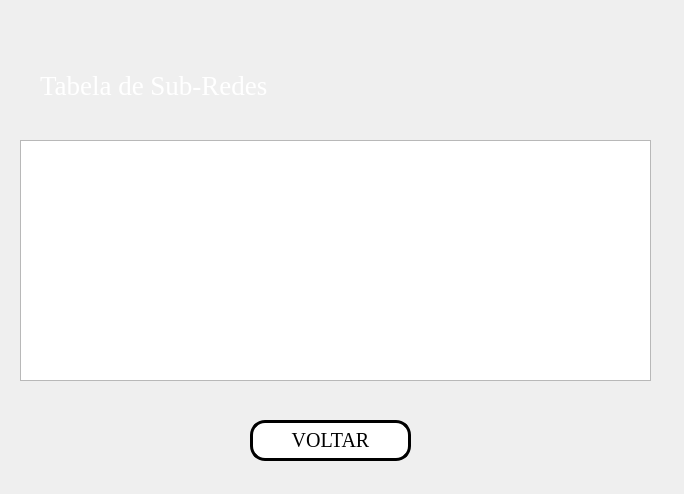
<?xml version="1.0" encoding="UTF-8"?>
<ui version="4.0">
 <class>MainWindow</class>
 <widget class="QMainWindow" name="MainWindow">
  <property name="geometry">
   <rect>
    <x>0</x>
    <y>0</y>
    <width>684</width>
    <height>494</height>
   </rect>
  </property>
  <property name="windowTitle">
   <string>INFORMAÇÕES DA REDE</string>
  </property>
  <property name="windowIcon">
   <iconset>
    <normaloff>imagens/internet.png</normaloff>imagens/internet.png</iconset>
  </property>
  <widget class="QWidget" name="centralwidget">
   <widget class="QLabel" name="label">
    <property name="geometry">
     <rect>
      <x>-70</x>
      <y>-160</y>
      <width>791</width>
      <height>661</height>
     </rect>
    </property>
    <property name="font">
     <font>
      <pointsize>14</pointsize>
     </font>
    </property>
    <property name="text">
     <string/>
    </property>
    <property name="pixmap">
     <pixmap>../../../Downloads/1211368-global-tecnologia-computador-rede-fundo-gratis-vetor.jpg</pixmap>
    </property>
   </widget>
   <widget class="QLabel" name="text1">
    <property name="geometry">
     <rect>
      <x>40</x>
      <y>50</y>
      <width>431</width>
      <height>71</height>
     </rect>
    </property>
    <property name="font">
     <font>
      <family>Georgia</family>
      <pointsize>20</pointsize>
     </font>
    </property>
    <property name="styleSheet">
     <string notr="true">color: rgb(255, 255, 255);</string>
    </property>
    <property name="text">
     <string>Tabela de Sub-Redes</string>
    </property>
   </widget>
   <widget class="QTableWidget" name="table_subredes">
    <property name="geometry">
     <rect>
      <x>20</x>
      <y>140</y>
      <width>631</width>
      <height>241</height>
     </rect>
    </property>
   </widget>
   <widget class="QPushButton" name="botao_voltar">
    <property name="geometry">
     <rect>
      <x>250</x>
      <y>420</y>
      <width>161</width>
      <height>41</height>
     </rect>
    </property>
    <property name="font">
     <font>
      <family>Georgia</family>
      <pointsize>15</pointsize>
      <weight>50</weight>
      <bold>false</bold>
     </font>
    </property>
    <property name="cursor">
     <cursorShape>UpArrowCursor</cursorShape>
    </property>
    <property name="styleSheet">
     <string notr="true">QPushButton{
color: rgb(0, 0, 0);
}

QPushButton{
background-color: rgb(255, 255, 255)
}

QPushButton:hover{
	background-color: lightblue
}

QPushButton{
border:3px solid black;
border-radius: 15px;
padding: 2px;
}</string>
    </property>
    <property name="text">
     <string>VOLTAR</string>
    </property>
    <property name="icon">
     <iconset>
      <normaloff>imagens/9868474931649315515-128.png</normaloff>imagens/9868474931649315515-128.png</iconset>
    </property>
    <property name="iconSize">
     <size>
      <width>30</width>
      <height>30</height>
     </size>
    </property>
   </widget>
  </widget>
 </widget>
 <resources/>
 <connections/>
</ui>
